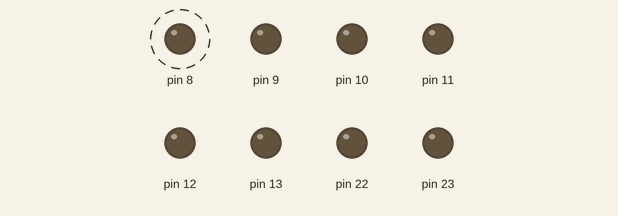
Recording of a sketch running on a simulated Arduino Uno, built with avr-gcc and run on an emulated ATmega328P. Shown: output pins drawn as LEDs (lit = HIGH). Dashed ring = blinking.

Above: at 0.11 s.
At 2.84 s:
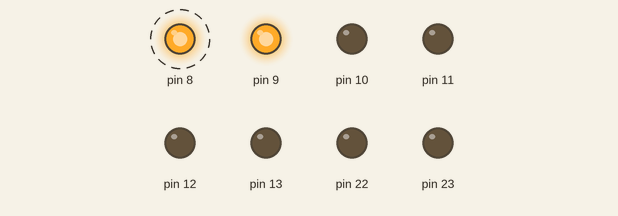
Timing chart, 0 to 3.1 s (numbered marks = the images above):
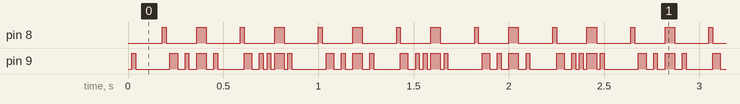

Measured:
- by itself, pin 8: alternates HIGH for 0.04 s and LOW for 0.16 s
- by itself, pin 9: repeats every 0.82 s: LOW 0.18 s, HIGH 0.04 s, LOW 0.04 s, HIGH 0.02 s, LOW 0.04 s, HIGH 0.05 s, LOW 0.04 s, HIGH 0.02 s, LOW 0.14 s, HIGH 0.04 s, LOW 0.04 s, 2 × (HIGH 0.02 s, LOW 0.02 s), HIGH 0.05 s, LOW 0.02 s, HIGH 0.02 s

The sketch:

Master_Timer.ino
```cpp
#include<avr/io.h>
#include<util/delay.h>

/* *************************************************************************************************************************** */
/********************************************FUNCTION DEFINITIONS***************************************************************/

/*
 * Note: Here, I'm using Pins B0, and Pin B1 as the two lines.
 * Pin B0 is the SDA line
 * Pin B1 is the SCL line
 *
 * The protocol is basically, that the SDA line is always high, unless there is a data transfer. (ie. when the system is idle, the SDA line is high)
 * In this protocol, similar to I2C, the dataline doesn't change when the clock line is high, however, it changes only for the start and the stop functions.
 */

void timer1_init()
{
  TCCR1B = (1<<CS12); //Prescaling by 256
  TCNT1 = 0;
}

/*START Function is defined by the SCL going low for 20 ms, while the SDA line has to go low */
void proto_Start(void)
{
  //Start TCNT1
  TCNT1 = 0;
  while (TCNT1 < 1250) //Keeping the signal the same for 20ms, so that the receiver MCU's will receive the START signal
  PORTB &= ~(0x03); //Setting the clock line and the data line low (data line is to be kept low for data transfer)
}

/*STOP Function is defined by the SCL going high for 40 ms, while the SDA line is low*/
void proto_Stop(void)
{
  PORTB &= ~(0x01); //Setting the data line low, so as to enable data transfer
  PORTB |= 0x02; //Setting the clock line high
  TCNT1 = 0;
  while (TCNT1 < 2500) //Keeping the signal the same for 40ms, so that the receiver MCU's will receive the STOP signal
  PORTB |= 0x01; //Returning the dataline to high
}


/* TRANSMIT Function is defined by doing the following
 *  1. While keeping the SDA line low, the SCL line will be used to transmit the data
 *  2. From the given 8 bit data (from the master), we find the values of each bit
 *  3. The values of each bit is then saved in an array
 *  4. Using the array, we send the required bit, by setting the SCL pin high (for 1) or low (for 0).
 */

void proto_Transmit(unsigned char data)
{
  PORTB &= ~(0x01); //Setting the SDA line low, so that the system is not idle
  unsigned char i;

  /*Generally, to find the k-th bit of n, we use (n >> k) & 1
   * By right-shifting the desired bit into the least significant bit position, masking can be done with 1, to find the value.
   */
  //I use this loop to send the data bits as per our requirement through the clock line. The clock line will be set high if the bit is high and vice versa.
  for (i=0; i<8; i++, data >>= 1)
  {

    if (data & 1)
      PORTB |= 0x02;  //Setting the clock line high
    else
      PORTB &= ~(0x02); //Setting the clock line low
    TCNT1 = 0;
    while (TCNT1 < 1250); //Keep the signal high/low for 20 ms
  }

  PORTB |= 0x01;
}

/* Function to check if an ACK message was sent by the slave
 * I do this by keeping a small check if the lines were pulled low by the slave
 */
unsigned char ACK_Check (void)
{
  unsigned char check;
  check = PINB & 0x03; //Checking for the ACK
  if (check != 0x03)
  return 1;
  else
  return 0;
}

/* Function to simplify data transfer. Made to send on character
 * I do the same by:
 * (1) First, send the start condition
 * (2) Then, transmit the address of the slave
 * (3) Check if an ACK is sent by any of the slaves. If there was no ACK was sent, we resend the message
 * (4) If an ACK was sent, we then send the message character
 * (5) Once that is sent, then send the stop condition
 */
void proto_send_char (unsigned char Address, unsigned char Message)
{
  proto_Start();
  proto_Transmit(Address); //Send the address

  if (ACK_Check)
  {
    TCNT1 = 0;
    while (TCNT1 < 1250); //Wait for 20 ms
    proto_Transmit(Message);

    //Resend the character if the Ack was not sent
    while (!(ACK_Check))
    proto_Transmit(Message);
  }

  proto_Stop();
  _delay_ms(10);
}

/* *************************************************************************************************************************** */
int main (void)
{
  //Initialising the ports and keeping and both SCL and SDA pins high
  DDRB = 0xFF; //We set everything in Port D as output pins
  PORTB |= 0x03; //If they are outputs, we want them to be low. Except Pin B0, as it is the dataline pin which must be high for idle state. So, I also put SCL line high also.

  //Initialising the timer
  timer1_init();

  while(1)
  {
    proto_send_char(0x01, 0x26); //Sending character '&' to MCU who's address is 0x01
    proto_send_char(0x02, 0x53); //Sending character 'S' to MCU who's address is 0x02
  }
}

/* *************************************************************************************************************************** */
```
